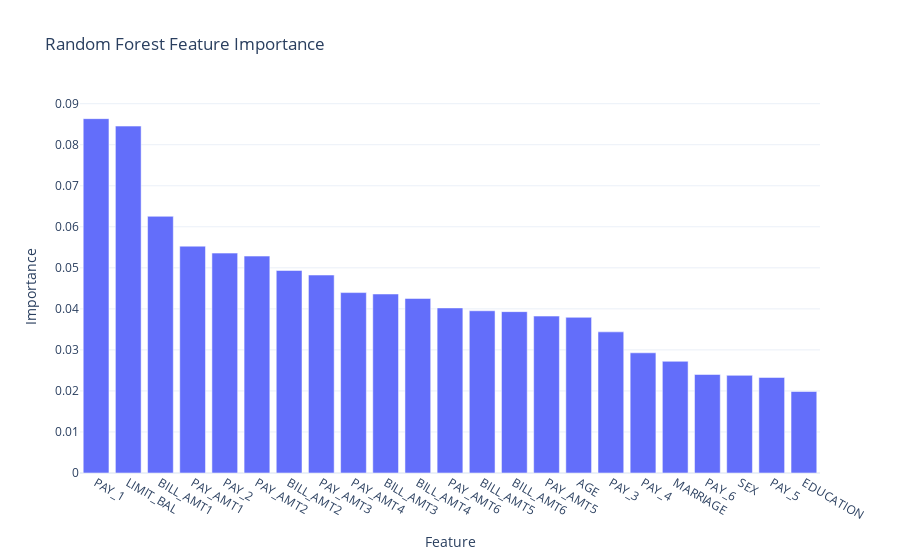

Notebook source saved alongside this figure:
### Code cell
# Fit Random Forest model
rf_model = RandomForestClassifier(random_state=42)
rf_model.fit(X_train, y_train)

# Feature importances
feature_importances = rf_model.feature_importances_
sorted_idx = np.argsort(feature_importances)[::-1]

# Create a DataFrame for better handling
feature_importance_df = pd.DataFrame({
    'Feature': X_train.columns[sorted_idx],
    'Importance': feature_importances[sorted_idx]
})

# Plotly bar plot
fig = px.bar(feature_importance_df, x='Feature', y='Importance',
             title='Random Forest Feature Importance',
             labels={'Importance': 'Importance', 'Feature': 'Feature'},
             template='plotly_white')

fig.show()

### Figure 1 — Plotly figure (JSON) as saved in the notebook; plotly's stock layout.template omitted (floating-point values rounded to 4 significant figures)
{"data": [{"alignmentgroup": "True", "hovertemplate": "Feature=%{x}<br>Importance=%{y}<extra></extra>", "legendgroup": "", "marker": {"color": "#636efa", "pattern": {"shape": ""}}, "name": "", "offsetgroup": "", "orientation": "v", "showlegend": false, "textposition": "auto", "type": "bar", "x": ["PAY_1", "LIMIT_BAL", "BILL_AMT1", "PAY_AMT1", "PAY_2", "PAY_AMT2", "BILL_AMT2", "PAY_AMT3", "PAY_AMT4", "BILL_AMT3", "BILL_AMT4", "PAY_AMT6", "BILL_AMT5", "BILL_AMT6", "PAY_AMT5", "AGE", "PAY_3", "PAY_4", "MARRIAGE", "PAY_6", "SEX", "PAY_5", "EDUCATION"], "xaxis": "x", "y": [0.08635, 0.08454, 0.06255, 0.05528, 0.05359, 0.05286, 0.04935, 0.04824, 0.04396, 0.04362, 0.04253, 0.04023, 0.03953, 0.03932, 0.03824, 0.03793, 0.03439, 0.02929, 0.02722, 0.02401, 0.02379, 0.02328, 0.01986], "yaxis": "y"}], "layout": {"barmode": "relative", "legend": {"tracegroupgap": 0}, "title": {"text": "Random Forest Feature Importance"}, "xaxis": {"anchor": "y", "domain": [0, 1], "title": {"text": "Feature"}}, "yaxis": {"anchor": "x", "domain": [0, 1], "title": {"text": "Importance"}}}}
